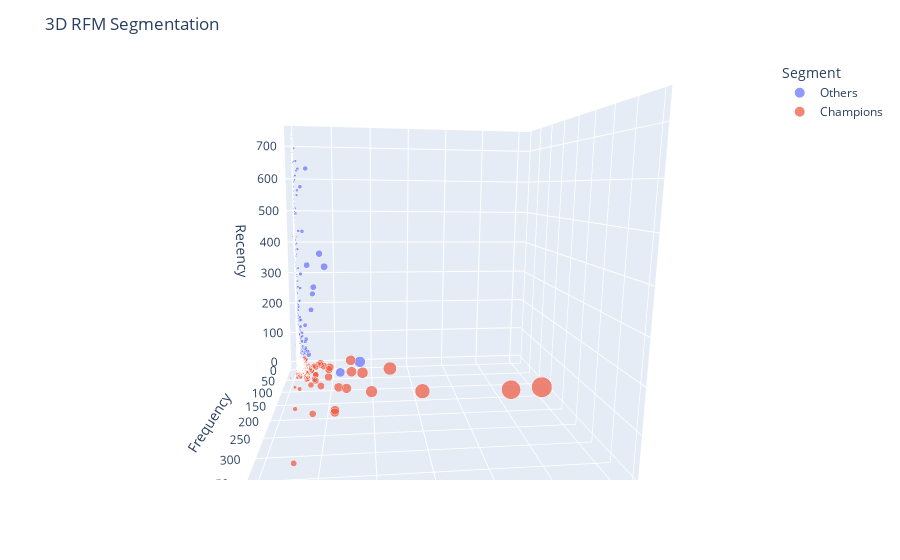

Source (notebook cell):
### Code cell
import plotly.express as px

fig = px.scatter_3d(rfm, x='Recency', y='Frequency', z='Monetary',
                    color='Segment',
                    size='Monetary',
                    opacity=0.7)
fig.update_layout(title="3D RFM Segmentation")
fig.show()

### Figure 1 — Plotly figure (JSON) as saved in the notebook; plotly's stock layout.template omitted (floating-point values rounded to 4 significant figures; data arrays with more than 128 entries replaced by an {"elided": "..."} marker saying what was removed)
{"data": [{"hovertemplate": "Segment=Others<br>Recency=%{x}<br>Frequency=%{y}<br>Monetary=%{marker.size}<extra></extra>", "legendgroup": "Others", "marker": {"color": "#636efa", "opacity": 0.7, "size": {"elided": "5220 float values"}, "sizemode": "area", "sizeref": 1522.0, "symbol": "circle"}, "mode": "markers", "name": "Others", "scene": "scene", "showlegend": true, "type": "scatter3d", "x": {"elided": "5220 int values"}, "y": {"elided": "5220 int values"}, "z": {"elided": "5220 float values"}}, {"hovertemplate": "Segment=Champions<br>Recency=%{x}<br>Frequency=%{y}<br>Monetary=%{marker.size}<extra></extra>", "legendgroup": "Champions", "marker": {"color": "#EF553B", "opacity": 0.7, "size": {"elided": "661 float values"}, "sizemode": "area", "sizeref": 1522.0, "symbol": "circle"}, "mode": "markers", "name": "Champions", "scene": "scene", "showlegend": true, "type": "scatter3d", "x": {"elided": "661 int values"}, "y": {"elided": "661 int values"}, "z": {"elided": "661 float values"}}], "layout": {"autosize": true, "legend": {"itemsizing": "constant", "title": {"text": "Segment"}, "tracegroupgap": 0}, "margin": {"t": 60}, "scene": {"aspectmode": "auto", "aspectratio": {"x": 1, "y": 1, "z": 1}, "camera": {"center": {"x": 0, "y": 0, "z": 0}, "eye": {"x": 0.2642, "y": 1.619, "z": -0.1957}, "projection": {"type": "perspective"}, "up": {"x": 0.9871, "y": -0.1603, "z": 0.00685}}, "domain": {"x": [0, 1], "y": [0, 1]}, "xaxis": {"title": {"text": "Recency"}, "type": "linear"}, "yaxis": {"title": {"text": "Frequency"}, "type": "linear"}, "zaxis": {"title": {"text": "Monetary"}, "type": "linear"}}, "title": {"text": "3D RFM Segmentation"}}}
